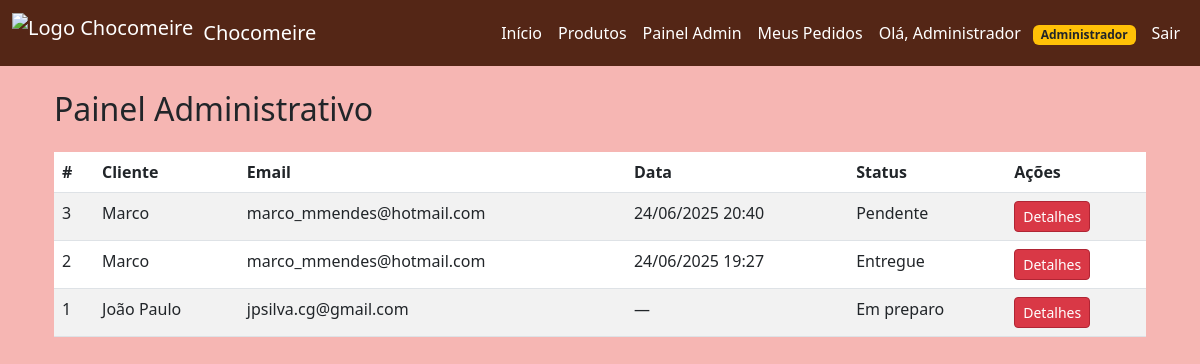
Page /admin (signed in) on the earlier database version.
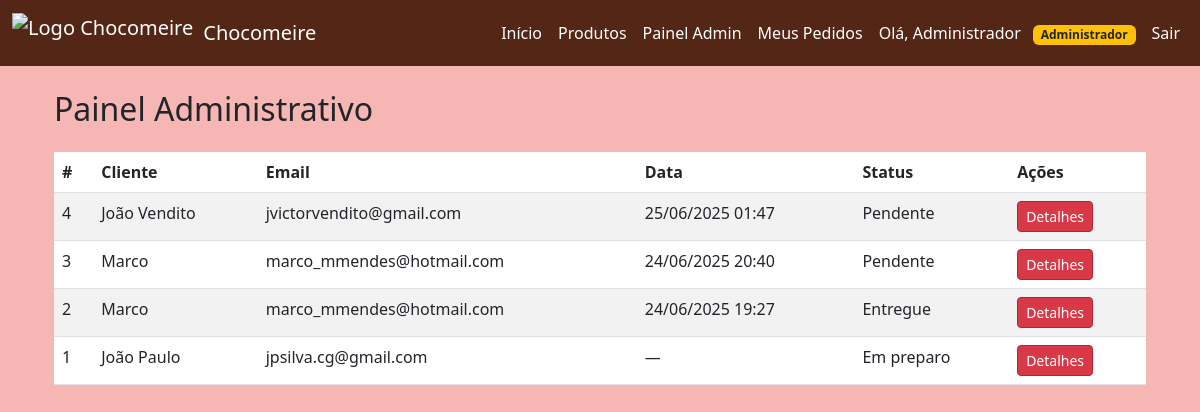
Same page on the later database version.
### models/pedido.py (models this page shows, shortened)
class Pedido(db.Model):
    id = db.Column(db.Integer, primary_key=True)
    cliente_id = db.Column(db.Integer, db.ForeignKey('cliente.id'), nullable=False)
    cliente = db.relationship('Cliente', backref='pedidos')  # ✅ relacionamento com cliente
    status = db.Column(db.String(50), default="Pendente")
    data_criacao = db.Column(db.DateTime, default=datetime.utcnow)  # ✅ campo de data
    itens = db.relationship('ItemPedido', backref='pedido', lazy=True, cascade="all, delete-orphan")

### models/cliente.py (models this page shows, shortened)
class Cliente(db.Model):
    id = db.Column(db.Integer, primary_key=True)
    nome = db.Column(db.String(100), nullable=False)
    email = db.Column(db.String(100), unique=True, nullable=False)

### app.py (the view)
@app.route('/admin')
def admin_dashboard():
    if not is_admin():
        flash("Acesso restrito ao administrador!", "error")
        return redirect(url_for('home'))
    pedidos = Pedido.query.order_by(Pedido.id.desc()).all()
    return render_template("admin.html", usuario=get_usuario_logado(), pedidos=pedidos)

### app.py (called while the page is built)
def get_usuario_logado():
    if 'usuario_id' in session:
        return db.session.get(User, session['usuario_id'])
    return None

def is_admin():
    usuario = get_usuario_logado()
    return usuario and getattr(usuario, "is_admin", False)

### templates/admin.html
{% extends 'base.html' %}
{% block content %}
<div class="container mt-4">
  <h2>Painel Administrativo</h2>
  {% if pedidos %}
  <table class="table table-striped mt-4">
    <thead>
      <tr>
        <th>#</th>
        <th>Cliente</th>
        <th>Email</th>
        <th>Data</th>
        <th>Status</th>
        <th>Ações</th>
      </tr>
    </thead>
    <tbody>
      {% for pedido in pedidos %}
      <tr>
        <td>{{ pedido.id }}</td>
        <td>{{ pedido.cliente.nome }}</td>
        <td>{{ pedido.cliente.email }}</td>
        <td>{{ pedido.data_criacao.strftime('%d/%m/%Y %H:%M') if pedido.data_criacao else '—' }}</td>
        <td>{{ pedido.status if pedido.status else 'Pendente' }}</td>
        <td>
          <a href="{{ url_for('admin_detalhes_pedido', pedido_id=pedido.id) }}" class="btn btn-sm btn-primary">Detalhes</a>
        </td>
      </tr>
      {% endfor %}
    </tbody>
  </table>
  {% else %}
  <p>Nenhum pedido registrado até o momento.</p>
  {% endif %}
</div>
{% endblock %}

Differences in the rows shown:
added Pedido: id "4", cliente.nome "João Vendito", cliente.email "jvictorvendito@gmail.com", data_criacao "25/06/2025 01:47", status "Pendente"
